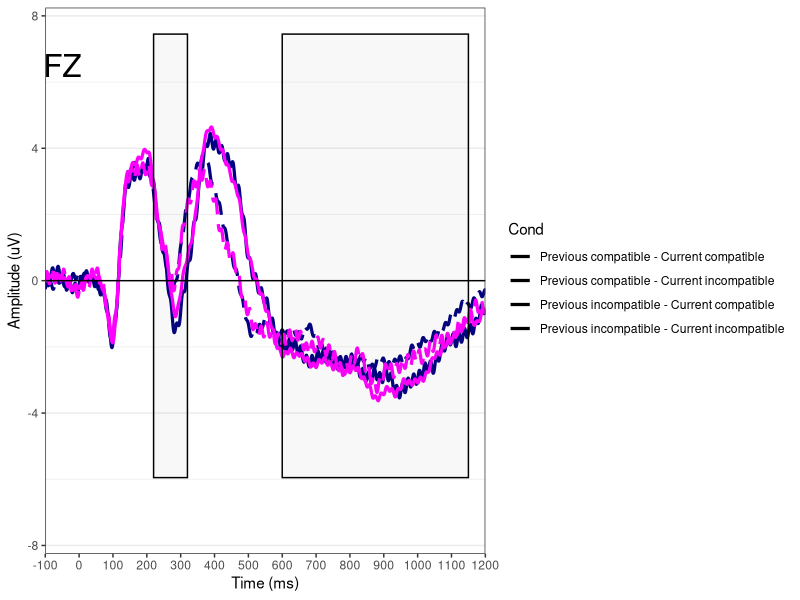
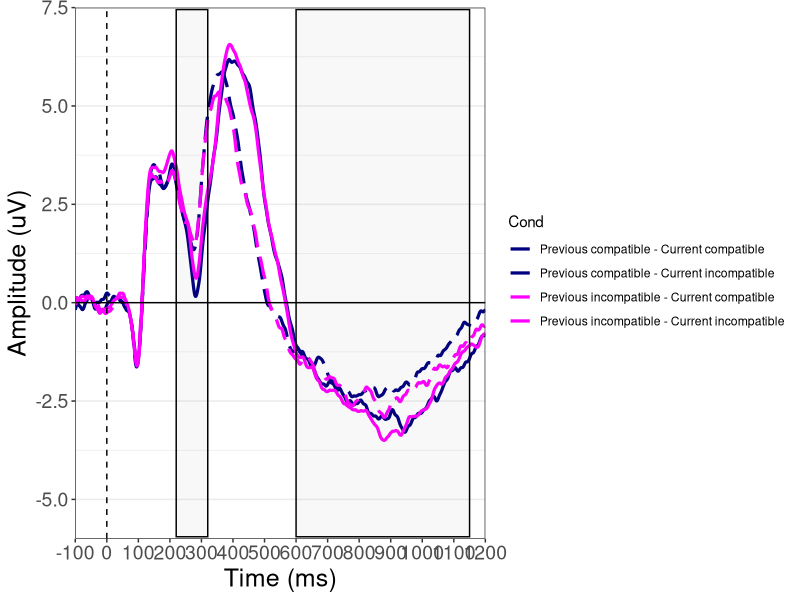
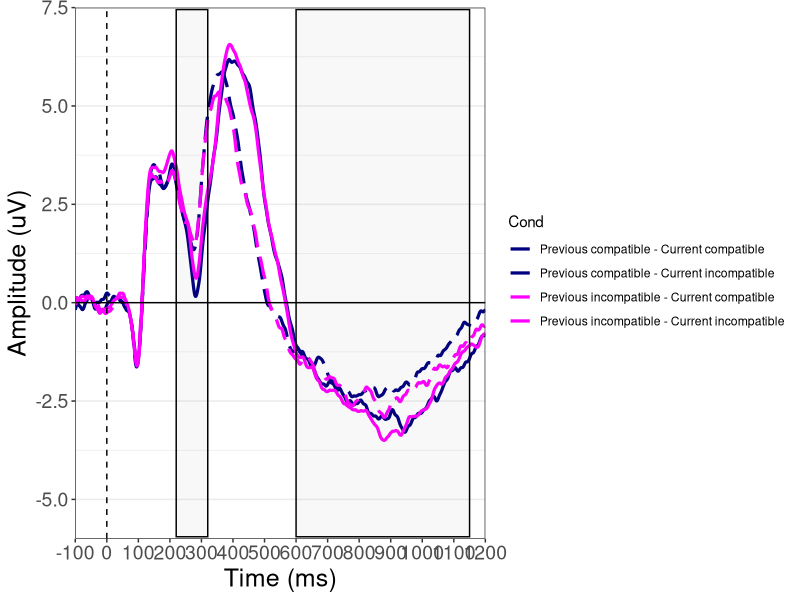

R code for these plots, in order:
require(ggplot2)


grandavg = read.delim("./GrandAvg_forPlotting.txt")


### make plots

top = 7.5
bottom = -6

N2box = annotate("rect",  
                 xmin=220, xmax=320, ymin=bottom+.05, ymax=top-.05, alpha=.04,
                 color="black") 

FSWbox =  annotate("rect",
                   xmin=600, xmax=1150, ymin=bottom+.05, ymax=top-.05,
                   alpha=.04,
                   color="black")

ERPline = geom_line(lwd=1.1,
                    aes(color = Cond, linetype = Cond))

condLinetype = c("longdash", "solid", "longdash", "solid")

condColors = c("navy", "navy", "magenta1", "magenta1")

none = element_blank() 



# Individual electrodes ----------------------------------------------------------------

ggplot(data=grandavg, aes(Time, FZ, group = Cond)) + 
  ERPline + 
  N2box +
  FSWbox +
  # add label for electrode
  annotate("text", label = "FZ", x = -50, y = 6.5, size = 8, colour = "black") +
  theme_bw() + 
  theme(panel.grid.major.x = none, panel.grid.minor.x = none) +
  scale_x_continuous("Time (ms)", 
                     limits=c(-100, 1200), 
                     expand=c(0,0),   # expand=c(0,0) removes extra space before & after data
                     breaks=c(-100, 0, 100, 200, 300, 400, 500, 600, 700, 800, 900, 1000, 1100, 1200)) +
  geom_hline(yintercept=0) + # adds x axis
  scale_y_continuous(limits =c(-7.5, 7.5)) +  # scale_y_reverse flips y axis
  ylab("Amplitude (uV)") +
  scale_color_manual(values=condColors) +
  scale_linetype_manual(values=condLinetype) +
  guides(color=FALSE) # Remove legend 




# Average electrode -------------------------------------------------------

ggplot(data=grandavg, aes(Time, avgElec9, group = Cond)) + 
  ERPline + 
  N2box +
  FSWbox +
  # add label for electrode
  #annotate("text", label = "All electrodes", x = 150, y = 6.5, size = 8, colour = "black") +
  theme_bw() + 
  theme(panel.grid.major.x = none, panel.grid.minor.x = none) +
  scale_x_continuous("Time (ms)", 
                     limits=c(-100, 1200), 
                     expand=c(0,0),   # expand=c(0,0) removes extra space before & after data
                     breaks=c(-100, 0, 100, 200, 300, 400, 500, 600, 700, 800, 900, 1000, 1100, 1200)) +
  geom_hline(yintercept=0) + # adds x axis
  geom_vline(xintercept=0, linetype="dashed") +
  scale_y_continuous(limits =c(bottom, top), expand=c(0,0)) +  # scale_y_reverse flips y axis
  ylab("Amplitude (uV)") +
  scale_color_manual(values=condColors) +
  #ggtitle("All subjects") +
  scale_linetype_manual(values=condLinetype) +
  theme(plot.title = element_text(hjust = 0.5),
        axis.title = element_text(size=18),
        axis.text.x = element_text(size=14),
        axis.text.y = element_text(size=14))
#  guides(color=FALSE) # Remove legend 

ggsave("./Figures/GrandAverage_allElec_allSubjects.tiff", width = 14, height = 8)



